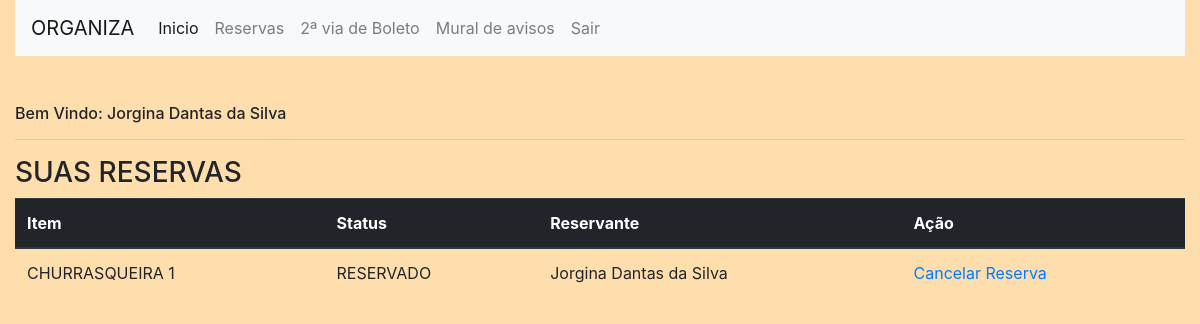
The app's page /inicio.php (signed in) with its own data.
### tables this page shows
CREATE TABLE `usuarios` (
  `id` int(11) NOT NULL,
  `nome` varchar(100) NOT NULL,
  `cpf` varchar(11) NOT NULL,
  `telefone` varchar(20) NOT NULL,
  `apartamento` int(10) NOT NULL,
  `bloco` int(10) NOT NULL,
  `email` varchar(100) NOT NULL,
  `senha` varchar(100) NOT NULL,
  `valor_condominio` float NOT NULL
);

CREATE TABLE `reserva` (
  `id` int(11) NOT NULL,
  `item` varchar(20) NOT NULL,
  `status` varchar(20) NOT NULL,
  `usuario` varchar(100) DEFAULT NULL,
  `id_usuario` int(100) DEFAULT NULL
);

### inicio.php (the view, shortened to what this page needs)
<?php
require 'config.php';
$id = $_SESSION['userLogin'];
$sql = $pdo->prepare("SELECT nome FROM usuarios WHERE id = :id");
$sql->bindValue(":id", $id);
$sql->execute();
if($sql->rowCount() > 0){
	$sql = $sql->fetch();
	$nome = $sql['nome'];
}else{
	header("Location: login.php");
	exit;
}
?>
<!DOCTYPE html>
<html>
<head>
	 <link rel="stylesheet" type="text/css" href="css/estilo2.css"/>
	 <link rel="stylesheet" href="https://stackpath.bootstrapcdn.com/bootstrap/4.1.2/css/bootstrap.min.css">
</head>
</body>
<div class="container-fluid">
	<?php include "menu_usuario.php"; ?>
<h6>Bem Vindo: <?php echo $nome; ?></h6>
<hr/>
<table class="table">
  <thead class="thead-dark">
    <tr>
      <th scope="col">Item</th>
      <th scope="col">Status</th>
      <th scope="col">Reservante</th>
      <th scope="col">Ação</th>
    </tr>
  </thead>
<h3>SUAS RESERVAS</h3>
<?php
	$user = $_SESSION['userLogin'];
	$sql = "SELECT * from reserva WHERE status='RESERVADO' AND id_usuario ='$user'";
	$sql = $pdo->query($sql);
	if($sql->rowCount() > 0){
		foreach ($sql->fetchAll() as $reserva) {
		echo '<tbody>';
	    echo '<tr>';
	   	echo '<td>'.$reserva['item'].'</td>';
	    echo '<td>'.$reserva['status'].'</td>';
	    echo '<td>'.$reserva['usuario'].'</td>';
	    echo '<td><a href="excluir_reserva.php?id='.$reserva['id'].'">Cancelar Reserva</a></td>';
	    echo '</tr>';
	  	echo '</tbody>';
		echo '</table>';
		}
	}
	else{
		echo '<div class="alert alert-info" role="alert">';
  		echo "Não há itens reservados";
		echo '</div>';
	}
?>
</div>
</body>
</html>

### records on screen
usuarios: nome "Jorgina Dantas da Silva"
reserva: item "CHURRASQUEIRA 1", status "RESERVADO", usuario "Jorgina Dantas da Silva"
